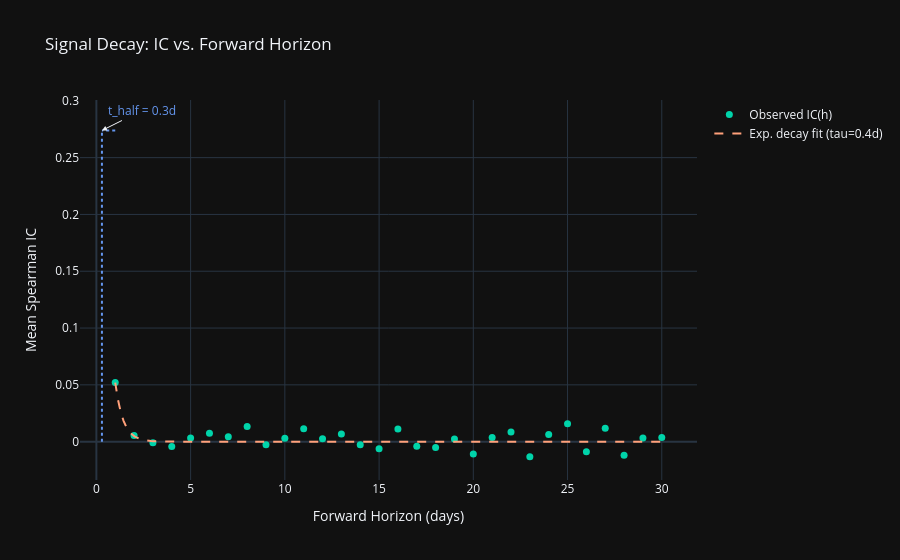

The notebook cell saved with this chart:
### Code cell
h_fine   = np.linspace(1, MAX_HORIZON, 200)
ic_curve = exp_decay(h_fine, ic0_fit, tau_fit)
hl_ic    = exp_decay(halflife_fit, ic0_fit, tau_fit)

fig = go.Figure()
fig.add_trace(go.Scatter(
    x=horizons, y=ic_by_horizon, mode='markers',
    name='Observed IC(h)', marker=dict(color='#00d4aa', size=7)
))
fig.add_trace(go.Scatter(
    x=h_fine, y=ic_curve, mode='lines',
    name='Exp. decay fit (tau={:.1f}d)'.format(tau_fit),
    line=dict(color='lightsalmon', width=2, dash='dash')
))
fig.add_shape(type='line', x0=halflife_fit, x1=halflife_fit, y0=0, y1=hl_ic,
              line=dict(color='cornflowerblue', dash='dot'))
fig.add_shape(type='line', x0=1, x1=halflife_fit, y0=hl_ic, y1=hl_ic,
              line=dict(color='cornflowerblue', dash='dot'))
fig.add_annotation(
    x=halflife_fit, y=hl_ic,
    text='t_half = {:.1f}d'.format(halflife_fit),
    showarrow=True, arrowhead=2, ax=40, ay=-20,
    font=dict(color='cornflowerblue')
)
fig.update_layout(
    title='Signal Decay: IC vs. Forward Horizon',
    xaxis_title='Forward Horizon (days)', yaxis_title='Mean Spearman IC',
    template='plotly_dark'
)
fig.show()

### Figure 1 — Plotly figure (JSON) as saved in the notebook; plotly's stock layout.template omitted (floating-point values rounded to 4 significant figures; data arrays with more than 128 entries replaced by an {"elided": "..."} marker saying what was removed)
{"data": [{"marker": {"color": "#00d4aa", "size": 7}, "mode": "markers", "name": "Observed IC(h)", "type": "scatter", "x": [1, 2, 3, 4, 5, 6, 7, 8, 9, 10, 11, 12, 13, 14, 15, 16, 17, 18, 19, 20, 21, 22, 23, 24, 25, 26, 27, 28, 29, 30], "y": [0.05201, 0.005314, -0.0009665, -0.004174, 0.003188, 0.007428, 0.004375, 0.01325, -0.002695, 0.003023, 0.01129, 0.002552, 0.006698, -0.002667, -0.006132, 0.01125, -0.00394, -0.005078, 0.002387, -0.01077, 0.003605, 0.008455, -0.01317, 0.006344, 0.01583, -0.00889, 0.01183, -0.01206, 0.003324, 0.003585]}, {"line": {"color": "lightsalmon", "dash": "dash", "width": 2}, "mode": "lines", "name": "Exp. decay fit (tau=0.4d)", "type": "scatter", "x": {"elided": "200 float values"}, "y": {"elided": "200 float values"}}], "layout": {"annotations": [{"arrowhead": 2, "ax": 40, "ay": -20, "font": {"color": "cornflowerblue"}, "showarrow": true, "text": "t_half = 0.3d", "x": 0.2944, "y": 0.2739}], "shapes": [{"line": {"color": "cornflowerblue", "dash": "dot"}, "type": "line", "x0": 0.2944, "x1": 0.2944, "y0": 0, "y1": 0.2739}, {"line": {"color": "cornflowerblue", "dash": "dot"}, "type": "line", "x0": 1, "x1": 0.2944, "y0": 0.2739, "y1": 0.2739}], "title": {"text": "Signal Decay: IC vs. Forward Horizon"}, "xaxis": {"title": {"text": "Forward Horizon (days)"}}, "yaxis": {"title": {"text": "Mean Spearman IC"}}}}
